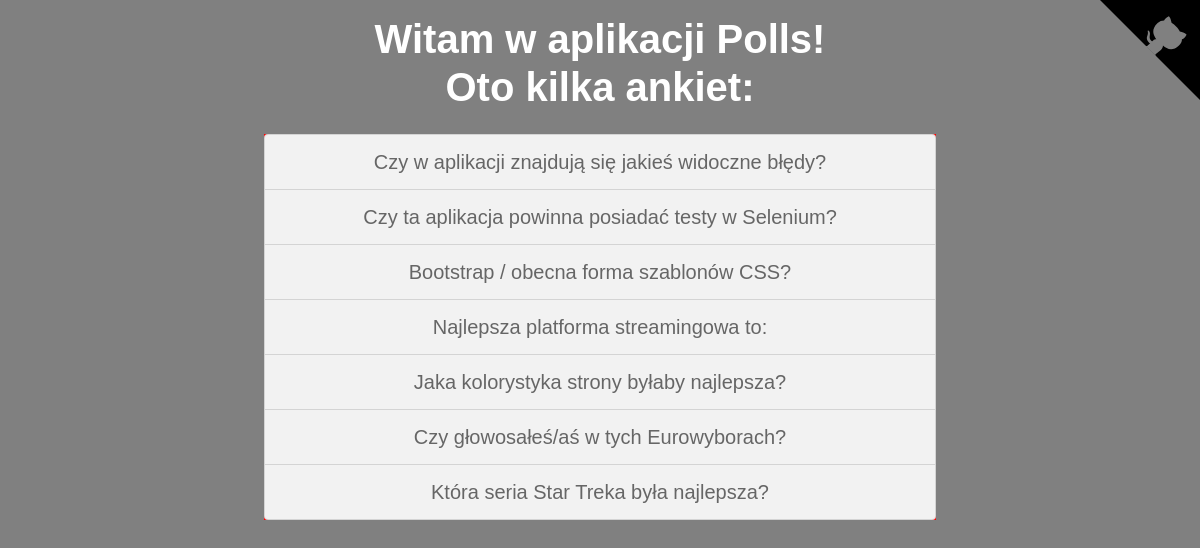
Screenshot of /polls/ with the database file from the repository.
### polls/models.py (models this page shows, shortened)
class Question(models.Model):
    question_text = models.CharField(max_length=200)
    pub_date = models.DateTimeField('Date published')
    def was_published_recently(self):
        now = timezone.now()
        return now - datetime.timedelta(days=1) <= self.pub_date <= now
    was_published_recently.admin_order_field = 'pub_date'
    was_published_recently.boolean = True
    was_published_recently.short_description = 'Published recently?'

### polls/views.py (the view)
# urls.py: path('', views.IndexView.as_view(), name = 'index'),
class IndexView(generic.ListView):
    template_name = 'polls/index.html'
    context_object_name = 'latest_question_list'
    def get_queryset(self):
        return Question.objects.filter(
            pub_date__lte=timezone.now()
        ).order_by('-pub_date')         # [:5]

### polls/templates/polls/index.html (shortened to what this page needs)
{% extends 'polls/base.html' %}
{% load static %}
{% block body %}
    <div class="container">
        <h1 class="text-center">Witam w aplikacji Polls! <br/>Oto kilka ankiet:</h1>
            {% if latest_question_list %}
                <ul class='list-group text-center'>
                    {% for question in latest_question_list %}
                        <li class="list-group-item"><a href="{% url 'polls:detail' question.id %}">
                            {{ question.question_text }}</a></li>
                    {% endfor %}
                </ul>
            {% else %}
                <p>Nie ma żadnych ankiet!</p>
            {% endif %}
    </div>
{% endblock %}

### static/polls/style.css (style rules this page uses)
li a { color: #666666; font-size: 20px; font-family: 'Arial'; }
body { background: grey; padding: 15px; }
h1 { font-size: 40px; color: white; font-family: 'Arial'; font-weight: bold; padding-bottom: 15px; }
.container { width: 60%; margin: auto; }
.list-group { width: 100%; background-color: red; margin: auto; }
.list-group-item { background-color: #f2f2f2; }

### rows the page displays
Question: question_text "Czy w aplikacji znajdują się jakieś widoczne błędy?"
Question: question_text "Czy ta aplikacja powinna posiadać testy w Selenium?"
Question: question_text "Bootstrap / obecna forma szablonów CSS?"
Question: question_text "Najlepsza platforma streamingowa to:"
Question: question_text "Jaka kolorystyka strony byłaby najlepsza?"
Question: question_text "Czy głowosałeś/aś w tych Eurowyborach?"
Question: question_text "Która seria Star Treka była najlepsza?"
